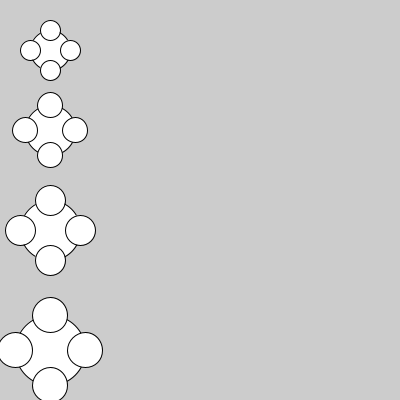
Frame 1 (no input)
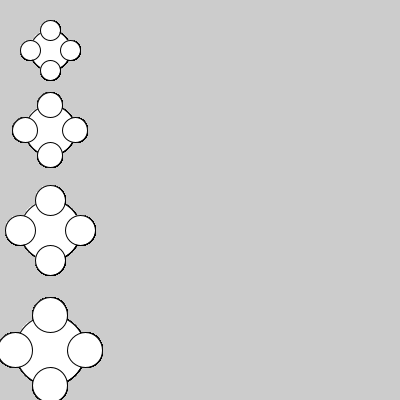
Frame 60 (the mouse pressed at the canvas centre just before this capture)
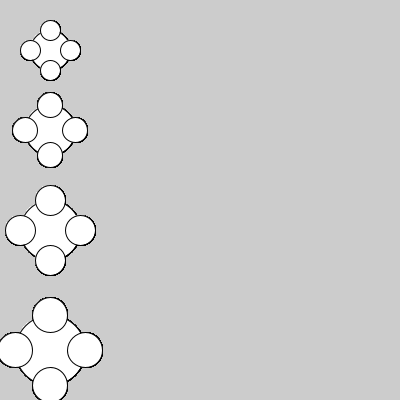
Frame 120 (the mouse held since frame 60 and released just before this capture)

The Processing sketch that drew these frames (run headless with seeded random() and noise(); from frame 60 on, the mouse is pressed at the canvas centre):

// Processing sketch: week_4_webA_activity
// ── week_4_webA_activity.pde
void setup()
{
  size(400,400);
}

void pattern(int x,int y, int size, int row, int column){
  // (x,y) , size, row, column
  int left = x;
  for(int i=0;i<row;i++)
  {
    for(int j=0;j<column;j++)
    { 
      pattern(x,y,size);
      x=x+size;
    }
    x=left;
    y=y+row;
  }
}

void pattern(float x, float y, float size){
  float half = (size/2);
  ellipse(x,y, size,size);
  ellipse(x+half,y, half,half);
  ellipse(x-half,y, half,half);
  ellipse(x,y+half, half,half);
  ellipse(x,y-half, half,half);
}

void Ex2Pattern(float x_anchor, float y_anchor, int amount, float size){
  float size_increment = 10;
  float seperation = size;
  for(int count=1;count<=amount;count++)
    { 
      pattern(x_anchor,y_anchor,size);
      y_anchor=y_anchor+size + seperation;
      size = size + size_increment;
      seperation = size;
    }
}

void draw(){
   //pattern(50,50,40,5,2);
   Ex2Pattern(50,50,10,40);
}
